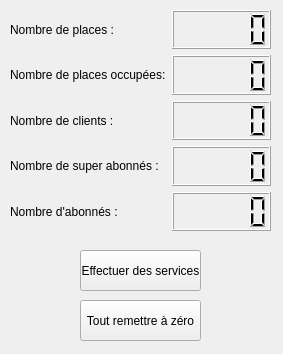
<?xml version="1.0" encoding="UTF-8"?>
<ui version="4.0">
 <class>Admin</class>
 <widget class="QMainWindow" name="Admin">
  <property name="geometry">
   <rect>
    <x>0</x>
    <y>0</y>
    <width>283</width>
    <height>354</height>
   </rect>
  </property>
  <property name="windowTitle">
   <string>Espace Admin</string>
  </property>
  <widget class="QWidget" name="centralwidget">
   <widget class="QWidget" name="gridLayoutWidget">
    <property name="geometry">
     <rect>
      <x>10</x>
      <y>10</y>
      <width>261</width>
      <height>221</height>
     </rect>
    </property>
    <layout class="QGridLayout" name="gridLayout">
     <item row="1" column="0">
      <widget class="QLabel" name="label_2">
       <property name="text">
        <string>Nombre de places occupées:</string>
       </property>
      </widget>
     </item>
     <item row="1" column="1">
      <widget class="QLCDNumber" name="lcdNumber_2"/>
     </item>
     <item row="2" column="0">
      <widget class="QLabel" name="label">
       <property name="text">
        <string>Nombre de clients :</string>
       </property>
      </widget>
     </item>
     <item row="3" column="0">
      <widget class="QLabel" name="label_3">
       <property name="text">
        <string>Nombre de super abonnés :</string>
       </property>
      </widget>
     </item>
     <item row="2" column="1">
      <widget class="QLCDNumber" name="lcdNumber_3"/>
     </item>
     <item row="0" column="1">
      <widget class="QLCDNumber" name="lcdNumber"/>
     </item>
     <item row="0" column="0">
      <widget class="QLabel" name="nbPlaceTotale">
       <property name="text">
        <string>Nombre de places :</string>
       </property>
      </widget>
     </item>
     <item row="3" column="1">
      <widget class="QLCDNumber" name="lcdNumber_4"/>
     </item>
     <item row="4" column="1">
      <widget class="QLCDNumber" name="lcdNumber_5"/>
     </item>
     <item row="4" column="0">
      <widget class="QLabel" name="label_4">
       <property name="text">
        <string>Nombre d'abonnés :</string>
       </property>
      </widget>
     </item>
    </layout>
   </widget>
   <widget class="QPushButton" name="pushButton">
    <property name="geometry">
     <rect>
      <x>80</x>
      <y>250</y>
      <width>121</width>
      <height>41</height>
     </rect>
    </property>
    <property name="text">
     <string>Effectuer des services</string>
    </property>
   </widget>
   <widget class="QPushButton" name="pushButton_2">
    <property name="geometry">
     <rect>
      <x>80</x>
      <y>300</y>
      <width>121</width>
      <height>41</height>
     </rect>
    </property>
    <property name="text">
     <string>Tout remettre à zéro</string>
    </property>
   </widget>
  </widget>
 </widget>
 <resources/>
 <connections/>
</ui>
